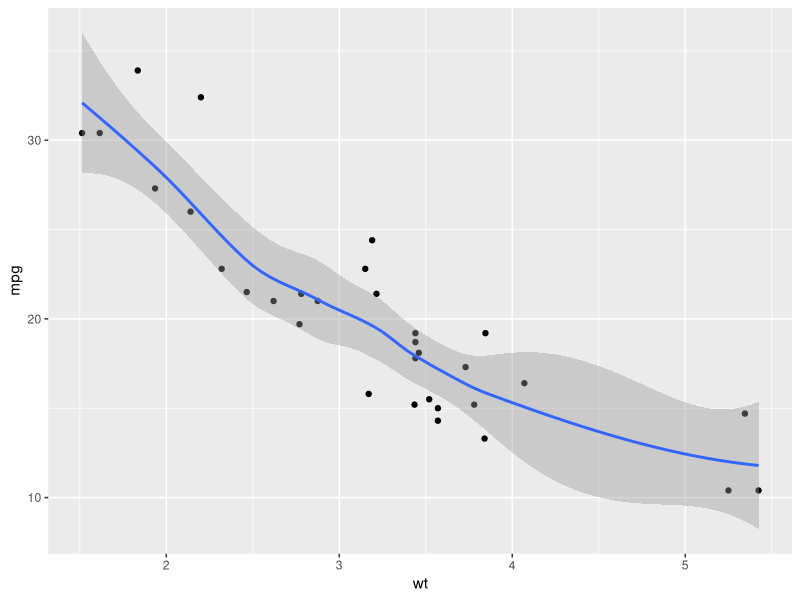
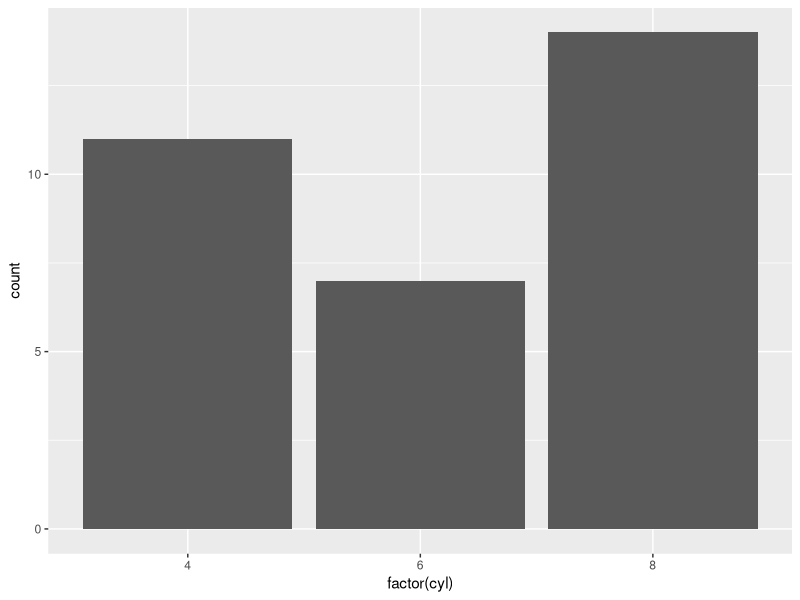
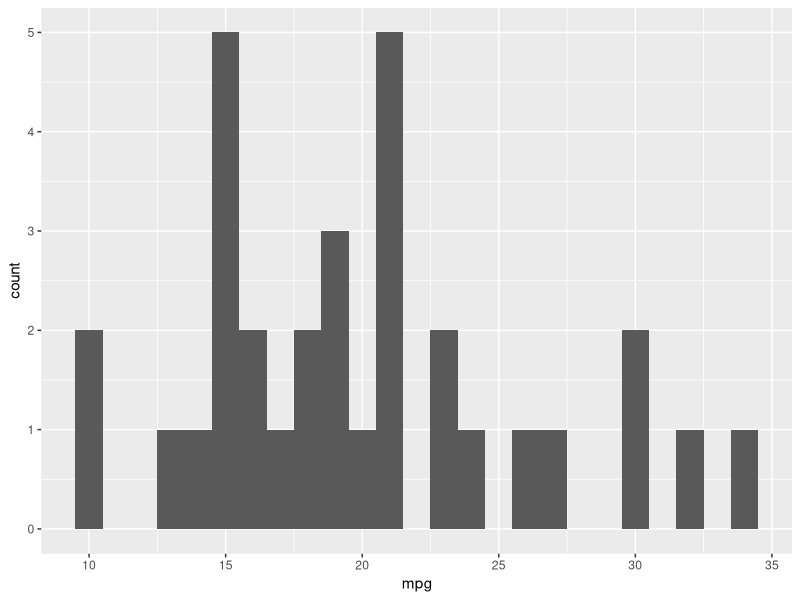
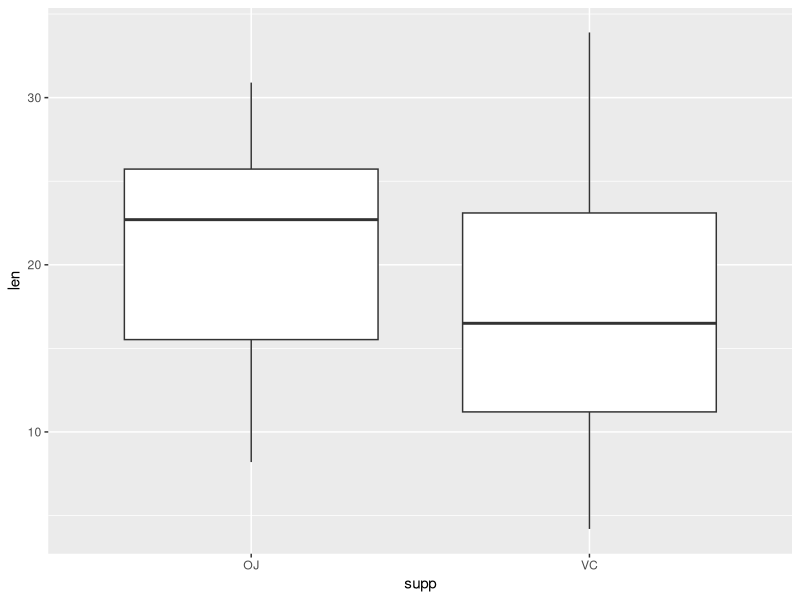

Source code (R) for these figures, in order:
library(ggplot2)
ggplot(data=mtcars, mapping = aes(x=wt, y=mpg)) + geom_point() + geom_smooth()

ggplot(data=mtcars, aes(x=factor(cyl))) + geom_bar()

ggplot(data=mtcars, aes(x=mpg)) + geom_histogram(binwidth = 1)

ggplot(data=ToothGrowth, aes(x=supp, y=len)) + geom_boxplot()
